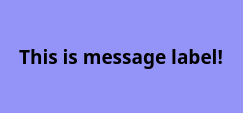
<?xml version="1.0" encoding="UTF-8"?>
<ui version="4.0">
 <class>singleStepTestDisplay</class>
 <widget class="QWidget" name="singleStepTestDisplay">
  <property name="geometry">
   <rect>
    <x>0</x>
    <y>0</y>
    <width>243</width>
    <height>107</height>
   </rect>
  </property>
  <property name="windowTitle">
   <string>Form</string>
  </property>
  <layout class="QVBoxLayout" name="verticalLayout_2">
   <property name="spacing">
    <number>0</number>
   </property>
   <property name="leftMargin">
    <number>0</number>
   </property>
   <property name="topMargin">
    <number>0</number>
   </property>
   <property name="rightMargin">
    <number>0</number>
   </property>
   <property name="bottomMargin">
    <number>0</number>
   </property>
   <item>
    <widget class="QStackedWidget" name="stcWidget">
     <property name="font">
      <font>
       <family>楷体</family>
       <pointsize>12</pointsize>
       <weight>75</weight>
       <bold>true</bold>
      </font>
     </property>
     <property name="styleSheet">
      <string notr="true">background-color: rgb(148, 148, 248);</string>
     </property>
     <property name="currentIndex">
      <number>0</number>
     </property>
     <widget class="QWidget" name="par0">
      <layout class="QHBoxLayout" name="horizontalLayout_3">
       <property name="spacing">
        <number>1</number>
       </property>
       <property name="leftMargin">
        <number>0</number>
       </property>
       <property name="topMargin">
        <number>1</number>
       </property>
       <property name="rightMargin">
        <number>1</number>
       </property>
       <property name="bottomMargin">
        <number>1</number>
       </property>
       <item>
        <widget class="QLabel" name="lblMessage">
         <property name="font">
          <font>
           <family>楷体</family>
           <pointsize>14</pointsize>
           <weight>75</weight>
           <bold>true</bold>
          </font>
         </property>
         <property name="text">
          <string>This is message label!</string>
         </property>
         <property name="alignment">
          <set>Qt::AlignCenter</set>
         </property>
        </widget>
       </item>
      </layout>
     </widget>
     <widget class="QWidget" name="par1">
      <layout class="QHBoxLayout" name="horizontalLayout_2">
       <property name="spacing">
        <number>1</number>
       </property>
       <property name="leftMargin">
        <number>1</number>
       </property>
       <property name="topMargin">
        <number>1</number>
       </property>
       <property name="rightMargin">
        <number>1</number>
       </property>
       <property name="bottomMargin">
        <number>1</number>
       </property>
       <item>
        <layout class="QHBoxLayout" name="horizontalLayout" stretch="0,10,0">
         <item>
          <widget class="QLabel" name="lbl1Par">
           <property name="font">
            <font>
             <family>楷体</family>
             <pointsize>14</pointsize>
             <weight>75</weight>
             <bold>true</bold>
            </font>
           </property>
           <property name="text">
            <string>C</string>
           </property>
          </widget>
         </item>
         <item>
          <widget class="QLabel" name="lbl1Value">
           <property name="font">
            <font>
             <family>Tahoma</family>
             <pointsize>22</pointsize>
             <weight>75</weight>
             <bold>true</bold>
            </font>
           </property>
           <property name="text">
            <string>41.5200nF</string>
           </property>
           <property name="alignment">
            <set>Qt::AlignCenter</set>
           </property>
          </widget>
         </item>
         <item>
          <widget class="PassFailLabel" name="lbl1Status">
           <property name="font">
            <font>
             <family>楷体</family>
             <pointsize>14</pointsize>
             <weight>75</weight>
             <bold>true</bold>
            </font>
           </property>
           <property name="styleSheet">
            <string notr="true">
color: rgb(0, 255, 0);</string>
           </property>
           <property name="text">
            <string>PASS</string>
           </property>
          </widget>
         </item>
        </layout>
       </item>
      </layout>
     </widget>
     <widget class="QWidget" name="par2">
      <layout class="QHBoxLayout" name="horizontalLayout_4">
       <property name="spacing">
        <number>1</number>
       </property>
       <property name="leftMargin">
        <number>1</number>
       </property>
       <property name="topMargin">
        <number>1</number>
       </property>
       <property name="rightMargin">
        <number>1</number>
       </property>
       <property name="bottomMargin">
        <number>1</number>
       </property>
       <item>
        <layout class="QGridLayout" name="gridLayout" columnstretch="0,10,0">
         <property name="spacing">
          <number>1</number>
         </property>
         <item row="0" column="0">
          <widget class="QLabel" name="lbl2Par1">
           <property name="font">
            <font>
             <family>楷体</family>
             <pointsize>14</pointsize>
             <weight>75</weight>
             <bold>true</bold>
            </font>
           </property>
           <property name="text">
            <string>C</string>
           </property>
          </widget>
         </item>
         <item row="0" column="1">
          <widget class="QLabel" name="lbl2Value1">
           <property name="font">
            <font>
             <family>Tahoma</family>
             <pointsize>22</pointsize>
             <weight>75</weight>
             <bold>true</bold>
            </font>
           </property>
           <property name="text">
            <string>41.5200nF</string>
           </property>
           <property name="alignment">
            <set>Qt::AlignCenter</set>
           </property>
          </widget>
         </item>
         <item row="0" column="2">
          <widget class="PassFailLabel" name="lbl2Status1">
           <property name="font">
            <font>
             <family>楷体</family>
             <pointsize>14</pointsize>
             <weight>75</weight>
             <bold>true</bold>
            </font>
           </property>
           <property name="styleSheet">
            <string notr="true">
color: rgb(0, 255, 0);</string>
           </property>
           <property name="text">
            <string>PASS</string>
           </property>
          </widget>
         </item>
         <item row="1" column="0">
          <widget class="QLabel" name="lbl2Par2">
           <property name="font">
            <font>
             <family>楷体</family>
             <pointsize>14</pointsize>
             <weight>75</weight>
             <bold>true</bold>
            </font>
           </property>
           <property name="text">
            <string>C</string>
           </property>
          </widget>
         </item>
         <item row="1" column="1">
          <widget class="QLabel" name="lbl2Value2">
           <property name="font">
            <font>
             <family>Tahoma</family>
             <pointsize>22</pointsize>
             <weight>75</weight>
             <bold>true</bold>
            </font>
           </property>
           <property name="text">
            <string>41.5200nF</string>
           </property>
           <property name="alignment">
            <set>Qt::AlignCenter</set>
           </property>
          </widget>
         </item>
         <item row="1" column="2">
          <widget class="PassFailLabel" name="lbl2Status2">
           <property name="font">
            <font>
             <family>楷体</family>
             <pointsize>14</pointsize>
             <weight>75</weight>
             <bold>true</bold>
            </font>
           </property>
           <property name="styleSheet">
            <string notr="true">
color: rgb(0, 255, 0);</string>
           </property>
           <property name="text">
            <string>PASS</string>
           </property>
          </widget>
         </item>
        </layout>
       </item>
      </layout>
     </widget>
     <widget class="QWidget" name="par3">
      <layout class="QHBoxLayout" name="horizontalLayout_5">
       <property name="spacing">
        <number>1</number>
       </property>
       <property name="leftMargin">
        <number>0</number>
       </property>
       <property name="topMargin">
        <number>1</number>
       </property>
       <property name="rightMargin">
        <number>1</number>
       </property>
       <property name="bottomMargin">
        <number>1</number>
       </property>
       <item>
        <layout class="QGridLayout" name="gridLayout_2" columnstretch="0,10,0">
         <property name="spacing">
          <number>1</number>
         </property>
         <item row="0" column="0">
          <widget class="QLabel" name="lbl3Par1">
           <property name="font">
            <font>
             <family>Tahoma</family>
             <pointsize>14</pointsize>
             <weight>75</weight>
             <bold>true</bold>
            </font>
           </property>
           <property name="text">
            <string>C</string>
           </property>
          </widget>
         </item>
         <item row="0" column="1">
          <widget class="QLabel" name="lbl3Value1">
           <property name="font">
            <font>
             <family>Tahoma</family>
             <pointsize>18</pointsize>
             <weight>75</weight>
             <bold>true</bold>
            </font>
           </property>
           <property name="text">
            <string>41.5200nF</string>
           </property>
           <property name="alignment">
            <set>Qt::AlignCenter</set>
           </property>
          </widget>
         </item>
         <item row="0" column="2">
          <widget class="PassFailLabel" name="lbl3Status1">
           <property name="font">
            <font>
             <family>楷体</family>
             <pointsize>14</pointsize>
             <weight>75</weight>
             <bold>true</bold>
            </font>
           </property>
           <property name="styleSheet">
            <string notr="true">
color: rgb(0, 255, 0);</string>
           </property>
           <property name="text">
            <string>PASS</string>
           </property>
          </widget>
         </item>
         <item row="1" column="0">
          <widget class="QLabel" name="lbl3Par2">
           <property name="font">
            <font>
             <family>Tahoma</family>
             <pointsize>14</pointsize>
             <weight>75</weight>
             <bold>true</bold>
            </font>
           </property>
           <property name="text">
            <string>C</string>
           </property>
          </widget>
         </item>
         <item row="1" column="1">
          <widget class="QLabel" name="lbl3Value2">
           <property name="font">
            <font>
             <family>Tahoma</family>
             <pointsize>18</pointsize>
             <weight>75</weight>
             <bold>true</bold>
            </font>
           </property>
           <property name="text">
            <string>41.5200nF</string>
           </property>
           <property name="alignment">
            <set>Qt::AlignCenter</set>
           </property>
          </widget>
         </item>
         <item row="1" column="2">
          <widget class="PassFailLabel" name="lbl3Status2">
           <property name="font">
            <font>
             <family>楷体</family>
             <pointsize>14</pointsize>
             <weight>75</weight>
             <bold>true</bold>
            </font>
           </property>
           <property name="styleSheet">
            <string notr="true">
color: rgb(0, 255, 0);</string>
           </property>
           <property name="text">
            <string>PASS</string>
           </property>
          </widget>
         </item>
         <item row="2" column="0">
          <widget class="QLabel" name="lbl3Par3">
           <property name="font">
            <font>
             <family>Tahoma</family>
             <pointsize>14</pointsize>
             <weight>75</weight>
             <bold>true</bold>
            </font>
           </property>
           <property name="text">
            <string>C</string>
           </property>
          </widget>
         </item>
         <item row="2" column="1">
          <widget class="QLabel" name="lbl3Value3">
           <property name="font">
            <font>
             <family>Tahoma</family>
             <pointsize>18</pointsize>
             <weight>75</weight>
             <bold>true</bold>
            </font>
           </property>
           <property name="text">
            <string>41.5200nF</string>
           </property>
           <property name="alignment">
            <set>Qt::AlignCenter</set>
           </property>
          </widget>
         </item>
         <item row="2" column="2">
          <widget class="PassFailLabel" name="lbl3Status3">
           <property name="font">
            <font>
             <family>楷体</family>
             <pointsize>14</pointsize>
             <weight>75</weight>
             <bold>true</bold>
            </font>
           </property>
           <property name="styleSheet">
            <string notr="true">
color: rgb(0, 255, 0);</string>
           </property>
           <property name="text">
            <string>PASS</string>
           </property>
          </widget>
         </item>
        </layout>
       </item>
      </layout>
     </widget>
     <widget class="QWidget" name="par4">
      <layout class="QVBoxLayout" name="verticalLayout">
       <property name="spacing">
        <number>1</number>
       </property>
       <property name="leftMargin">
        <number>1</number>
       </property>
       <property name="topMargin">
        <number>1</number>
       </property>
       <property name="rightMargin">
        <number>1</number>
       </property>
       <property name="bottomMargin">
        <number>1</number>
       </property>
       <item>
        <layout class="QGridLayout" name="gridLayout_3" columnstretch="0,10,0">
         <property name="spacing">
          <number>1</number>
         </property>
         <item row="0" column="0">
          <widget class="QLabel" name="lbl4Par1">
           <property name="font">
            <font>
             <family>Times New Roman</family>
             <pointsize>14</pointsize>
             <weight>75</weight>
             <bold>true</bold>
            </font>
           </property>
           <property name="text">
            <string>C</string>
           </property>
          </widget>
         </item>
         <item row="0" column="1">
          <widget class="QLabel" name="lbl4Value1">
           <property name="font">
            <font>
             <family>Tahoma</family>
             <pointsize>16</pointsize>
             <weight>75</weight>
             <bold>true</bold>
            </font>
           </property>
           <property name="text">
            <string>41.5200nF</string>
           </property>
           <property name="alignment">
            <set>Qt::AlignCenter</set>
           </property>
          </widget>
         </item>
         <item row="0" column="2">
          <widget class="PassFailLabel" name="lbl4Status1">
           <property name="font">
            <font>
             <family>楷体</family>
             <pointsize>14</pointsize>
             <weight>75</weight>
             <bold>true</bold>
            </font>
           </property>
           <property name="styleSheet">
            <string notr="true">
color: rgb(0, 255, 0);</string>
           </property>
           <property name="text">
            <string>PASS</string>
           </property>
          </widget>
         </item>
         <item row="1" column="0">
          <widget class="QLabel" name="lbl4Par2">
           <property name="font">
            <font>
             <family>Times New Roman</family>
             <pointsize>14</pointsize>
             <weight>75</weight>
             <bold>true</bold>
            </font>
           </property>
           <property name="text">
            <string>C</string>
           </property>
          </widget>
         </item>
         <item row="1" column="1">
          <widget class="QLabel" name="lbl4Value2">
           <property name="font">
            <font>
             <family>Tahoma</family>
             <pointsize>16</pointsize>
             <weight>75</weight>
             <bold>true</bold>
            </font>
           </property>
           <property name="text">
            <string>41.5200nF</string>
           </property>
           <property name="alignment">
            <set>Qt::AlignCenter</set>
           </property>
          </widget>
         </item>
         <item row="1" column="2">
          <widget class="PassFailLabel" name="lbl4Status2">
           <property name="font">
            <font>
             <family>楷体</family>
             <pointsize>14</pointsize>
             <weight>75</weight>
             <bold>true</bold>
            </font>
           </property>
           <property name="styleSheet">
            <string notr="true">
color: rgb(0, 255, 0);</string>
           </property>
           <property name="text">
            <string>PASS</string>
           </property>
          </widget>
         </item>
         <item row="2" column="0">
          <widget class="QLabel" name="lbl4Par3">
           <property name="font">
            <font>
             <family>Times New Roman</family>
             <pointsize>14</pointsize>
             <weight>75</weight>
             <bold>true</bold>
            </font>
           </property>
           <property name="text">
            <string>C</string>
           </property>
          </widget>
         </item>
         <item row="2" column="1">
          <widget class="QLabel" name="lbl4Value3">
           <property name="font">
            <font>
             <family>Tahoma</family>
             <pointsize>16</pointsize>
             <weight>75</weight>
             <bold>true</bold>
            </font>
           </property>
           <property name="text">
            <string>41.5200nF</string>
           </property>
           <property name="alignment">
            <set>Qt::AlignCenter</set>
           </property>
          </widget>
         </item>
         <item row="2" column="2">
          <widget class="PassFailLabel" name="lbl4Status3">
           <property name="font">
            <font>
             <family>楷体</family>
             <pointsize>14</pointsize>
             <weight>75</weight>
             <bold>true</bold>
            </font>
           </property>
           <property name="styleSheet">
            <string notr="true">
color: rgb(0, 255, 0);</string>
           </property>
           <property name="text">
            <string>PASS</string>
           </property>
          </widget>
         </item>
         <item row="3" column="0">
          <widget class="QLabel" name="lbl4Par4">
           <property name="font">
            <font>
             <family>Times New Roman</family>
             <pointsize>14</pointsize>
             <weight>75</weight>
             <bold>true</bold>
            </font>
           </property>
           <property name="text">
            <string>C</string>
           </property>
          </widget>
         </item>
         <item row="3" column="1">
          <widget class="QLabel" name="lbl4Value4">
           <property name="font">
            <font>
             <family>Tahoma</family>
             <pointsize>16</pointsize>
             <weight>75</weight>
             <bold>true</bold>
            </font>
           </property>
           <property name="styleSheet">
            <string notr="true">border-color: rgb(0, 0, 0);</string>
           </property>
           <property name="text">
            <string>41.5200nF</string>
           </property>
           <property name="alignment">
            <set>Qt::AlignCenter</set>
           </property>
          </widget>
         </item>
         <item row="3" column="2">
          <widget class="PassFailLabel" name="lbl4Status4">
           <property name="font">
            <font>
             <family>楷体</family>
             <pointsize>14</pointsize>
             <weight>75</weight>
             <bold>true</bold>
            </font>
           </property>
           <property name="styleSheet">
            <string notr="true">
color: rgb(0, 255, 0);</string>
           </property>
           <property name="text">
            <string>PASS</string>
           </property>
          </widget>
         </item>
        </layout>
       </item>
      </layout>
     </widget>
    </widget>
   </item>
  </layout>
 </widget>
 <customwidgets>
  <customwidget>
   <class>PassFailLabel</class>
   <extends>QLabel</extends>
   <header>PassFailLabel.h</header>
  </customwidget>
 </customwidgets>
 <resources/>
 <connections/>
</ui>
